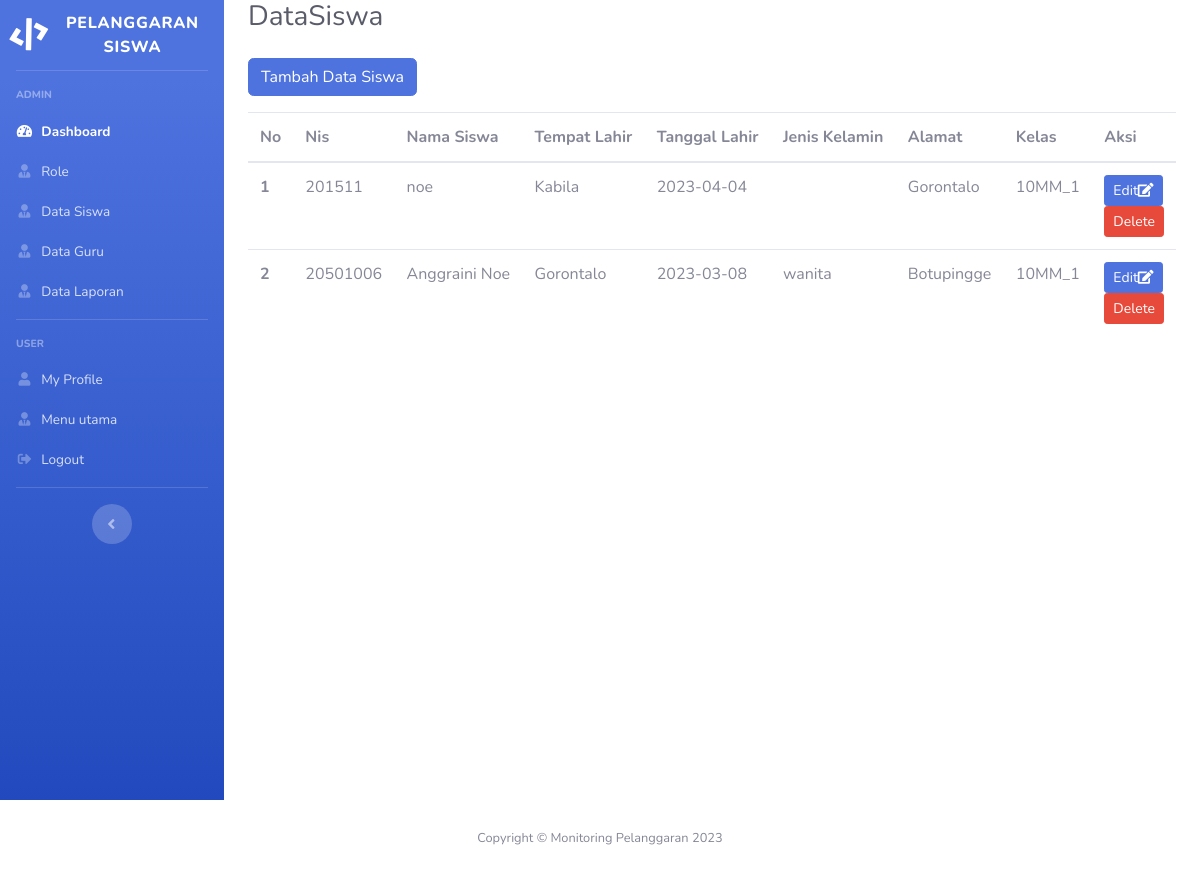
The page /index.php/operator/dataSiswa on the database its author committed.
### tables this page shows
CREATE TABLE `t_datasiswa` (
  `id_siswa` int(10) NOT NULL,
  `nis` int(10) NOT NULL,
  `nama_siswa` varchar(50) NOT NULL,
  `tempat_lahir` varchar(50) NOT NULL,
  `tanggal_lahir` date NOT NULL,
  `jenis_kelamin` enum('pria','wanita') NOT NULL,
  `alamat` varchar(50) NOT NULL,
  `id_kelas` int(10) NOT NULL
);

CREATE TABLE `t_kelas` (
  `id_kelas` int(10) NOT NULL,
  `kelas` varchar(50) NOT NULL
);

### application/controllers/Operator.php (called while the page is built, shortened)
<?php
class Operator extends CI_Controller
{
    public function __construct()
    {
        $this->load->model('M_operator');
    }
    public function dataSiswa()
    {
        $this->db->from('t_datasiswa');
        $data['title'] = 'DataSiswa';
        $data['user'] = $this->db->get_where('user', ['email' => $this->session->userdata('email')])->row_array();
        $data['DataSiswa'] = $this->M_operator->lihat_dataSiswa();
        $this->load->view('templates/header', $data);
        $this->load->view('templates/sidebarope', $data);
        $this->load->view('operator/dataSiswa', $data);
        $this->load->view('templates/footer');
    }
}

### index.php (called while the page is built, shortened)
<?php
require_once BASEPATH.'core/CodeIgniter.php';

### application/models/M_operator.php (called while the page is built, shortened)
<?php
class M_operator extends CI_Model
{
    public  function lihat_dataSiswa()
    {
        return $this->db->query("SELECT a.*,b.kelas FROM t_datasiswa a
        ,t_kelas b
        WHERE a.id_kelas=b.id_kelas
        ORDER BY a.id_kelas,b.id_kelas")->result();
    }
}

### application/views/operator/dataSiswa.php (the view, shortened to what this page needs)
<div class="container-fluid">
    <h1 class="h3 mb-4 text-gray-800"><?= $title; ?></h1>
    <div class="row">
        <div class="col-lg">
            <button type="button" data-toggle="modal" data-target="#adddatasiswaModal" class="btn btn-primary mb-3">Tambah Data Siswa</button>
            <table class="table table-hover">
                <thead>
                    <tr>
                        <th scope="col">No</th>
                        <th scope="col">Nis</th>
                        <th scope="col">Nama Siswa</th>
                        <th scope="col">Tempat Lahir</th>
                        <th scope="col">Tanggal Lahir</th>
                        <th scope="col">Jenis Kelamin</th>
                        <th scope="col">Alamat</th>
                        <th scope="col">Kelas</th>
                        <th scope="col">Aksi</th>
                    </tr>
                </thead>
                <tbody>
                    <?php
                    $no = 1;
                    foreach ($DataSiswa as $ds) : ?>
                        <tr>
                            <th scope="row"><?= $no++; ?></th>
                            <td><?= $ds->nis; ?></td>
                            <td><?= $ds->nama_siswa; ?></td>
                            <td><?= $ds->tempat_lahir; ?></td>
                            <td><?= $ds->tanggal_lahir; ?></td>
                            <td><?= $ds->jenis_kelamin; ?></td>
                            <td><?= $ds->alamat; ?></td>
                            <td><?= $ds->kelas; ?></td>
                            <td width="20px">
                                <?php echo anchor('operator/UpdateSiswa/' . $ds->nis, '<div class="btn btn-sm btn-primary">Edit<i class="fa fa-edit"></i></div>') ?>
                                <?php echo anchor('operator/deletedataSiswa/' . $ds->nis, '<div class="btn btn-sm btn-danger">Delete<i class="fa fa-delete"></i></div>') ?>
                            </td>
                        </tr>
                    <?php endforeach; ?>
                </tbody>
            </table>
        </div>
    </div>
</div>
</div>

### rows shown on the page
t_datasiswa: nis "201511", nama_siswa "noe", tempat_lahir "Kabila", tanggal_lahir "2023-04-04", alamat "Gorontalo", id_kelas.kelas "10MM_1", nis "Edit", nis "Delete"
t_datasiswa: nis "20501006", nama_siswa "Anggraini Noe", tempat_lahir "Gorontalo", tanggal_lahir "2023-03-08", jenis_kelamin "wanita", alamat "Botupingge", id_kelas.kelas "10MM_1", nis "Edit", nis "Delete"
